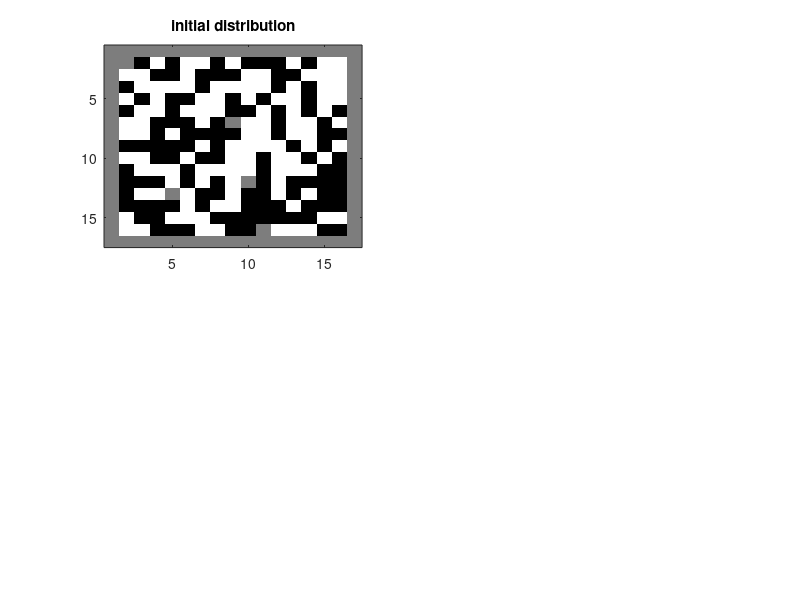

Recreate this plot in MATLAB. (Note: this script raises an error after producing the figure.)
close all; clear all 
clc; 


%% Step 1: Initial Allocation of Households on the Checkboard
rand('seed',0);     % initializes the random number generator
parcel = randperm(225)';
resarea = zeros(15,15);
resarea(parcel(1:110)) = 1;       % black
resarea(parcel(111:220)) = -1;    % whites
clear parcel;

resareaaug = zeros(17,17); resareaaug(2:16,2:16) = resarea;
subplot(2,2,1); 
imagesc(resareaaug);  % create a colored plot of the matrix values
colormap(flipud(gray));
title(['initial distribution']);


%% Step 2: Dynamics
racism = 0.5;
numplot = 1;
for niter = 1:45;
    mover = [];     % the matrix mover includes all indices of people that are looking for a new house
    freehouse = []; % the matrix freehouse includes all indices of ex post free houses
    for i = 2:16;
        for j = 2:16
            neighbors = resareaaug( (i-1):(i+1), (j-1):(j+1) );
            DD_white = logical(neighbors == -1);
            DD_free = logical(neighbors == 0);
            DD_black = logical(neighbors == 1);

            if resareaaug(i,j) == -1       % identify white 
                btow = (sum(DD_black(1,:)) + DD_black(2,1) + DD_black(2,3) + sum(DD_black(3,:)))/(8-sum(sum(DD_free))); %(sum(DD_white(1,:)) + DD_white(2,1) + DD_white(2,3) + sum(DD_white(3,:))); 
                if btow > racism 
                    mover = [mover; i,j,-1];
                end
            elseif resareaaug(i,j) == 1       % identify black 
                wtob = (sum(DD_white(1,:)) + DD_white(2,1) + DD_white(2,3) + sum(DD_white(3,:)))/(8-sum(sum(DD_free))); %(sum(DD_black(1,:)) + DD_black(2,1) + DD_black(2,3) + sum(DD_black(3,:))); 
                if wtob > racism 
                    mover = [mover; i,j,1];
                end
            elseif resareaaug(i,j) == 0     % identify non-occupied houses
                freehouse = [freehouse; i,j,0];
            end
        end
    end
    freehouse = [freehouse; mover];     % free houses is previously free and just becoming free
    
    nrow_mover = length(mover);
    nrow_freehouse = length(freehouse);
    parcel = randperm(nrow_freehouse)';     % prepare random allocation of movers to free houses by randomizing houses
    for k = 1:nrow_freehouse;
        if k <= nrow_mover
            resareaaug(freehouse(parcel(k),1),freehouse(parcel(k),2)) = mover(k,3);
        else
            resareaaug(freehouse(parcel(k),1),freehouse(parcel(k),2)) = 0;
        end
    end
    clear parcel;
    
    if rem(niter,15) == 0
        numplot = numplot+1;
        subplot(2,2,numplot);         
        imagesc(resareaaug);
        colormap(flipud(gray));
        title(['iteration ', num2str(niter)]);
    end
    %fprintf('iter = %.3d\n',niter);
end
